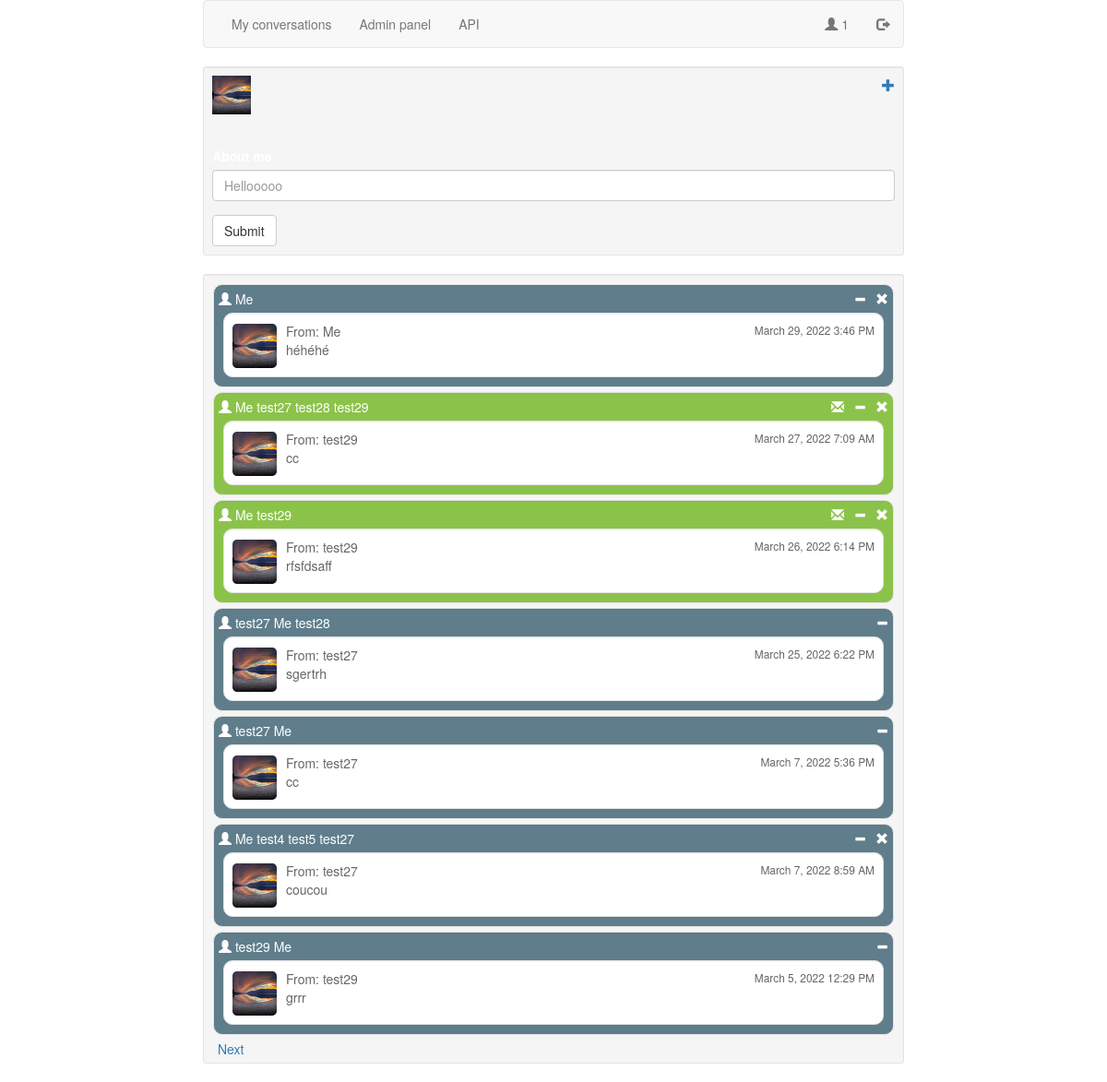
The page /conversations (signed in) on the database its author committed.
### app/models.py (models this page shows, shortened)
class UserApiMixin():
    def get_api_key(self):
        self.api_key = str(uuid.uuid4())
        db.session.commit()
        api_data = ApiDict()
        api_data["items"].append({"API key": self.api_key})
        api_data["message"] = "You can know use your API key using Autorization header."
        return api_data

class User(db.Model, UserMixin, UserApiMixin):
    __tablename__ = "users"
    id = db.Column(db.Integer, primary_key=True)
    username = db.Column(db.String(20), unique=True)
    password_hash = db.Column(db.String(100))
    api_key = db.Column(db.String(100),default=None)
    email = db.Column(db.String(155))
    roles = db.relationship("Role", secondary="user_roles")
    confirmed = db.Column(db.Boolean, default=False)
    about_me = db.Column(db.String(140))
    messages_sent = db.relationship(
        "Message", foreign_keys="Message.sender_id", backref="sender", lazy="dynamic"
        ) # TODO: change to a better name
    conversations = db.relationship(
        "Conversation",
        foreign_keys="Conversation.admin_id",
        backref="admin",
        lazy="dynamic",
    )
    last_seen = db.Column(db.DateTime, default=datetime.utcnow)
    _avatar_hash = db.Column(db.String(32), default="default.png")
    def get_number_of_unread_messages(self, conversation):
        q = ConversationUsers.query.filter_by(
            user_id=self.id, conversation_id=conversation.id
        ).first()
        return q.unread_messages
    def get_all_conversations(self, page):
        conversations = (
            Conversation.query.filter(Conversation.users.contains(self))
            .order_by(Conversation.timestamp.desc())
            .paginate(page, current_app.config["POSTS_PER_PAGE"], False)
        )
        return conversations
    @property
    def password(self):
        raise AttributeError("Password is not a readable attribute")
    @property
    def role(self):
        pass
    def is_role(self, role_name):
        for role in self.roles:
            if role.name == role_name:
                return True
        return False
    @property
    def avatar(self):
        return self._avatar_hash

class Conversation(db.Model):
    __tablename__ = "conversations"
    id = db.Column(db.Integer, primary_key=True)
    users = db.relationship("User", secondary="conversations_users", lazy="dynamic")
    messages = db.relationship(
        "Message",
        secondary="conversations_messages",
        order_by="desc(Message.timestamp)",
        lazy="dynamic",
        backref="belongs_to",
    )
    admin_id = db.Column(db.Integer, db.ForeignKey("users.id"))
    timestamp = db.Column(db.DateTime, default=datetime.utcnow)
    conversation_uuid = db.Column(db.String(100), unique=True)

class Message(db.Model):
    __tablename__ = "messages"
    id = db.Column(db.Integer, primary_key=True)
    content = db.Column(db.String())
    sender_id = db.Column(db.Integer, db.ForeignKey("users.id"))
    timestamp = db.Column(db.DateTime, default=datetime.utcnow)

### app/main/views.py (the view, shortened to what this page needs)
@main.route("/conversations", methods=["GET", "POST"])
@login_required
def conversations():
    form = editUser()
    page = request.args.get("page", 1, type=int)
    conversations = current_user.get_all_conversations(page)
    next_url = (
        url_for("main.conversations", page=conversations.next_num)
        if conversations.has_next
        else None
    )
    prev_url = (
        url_for("main.conversations", page=conversations.prev_num)
        if conversations.has_prev
        else None
    )
    return render_template(
        "display_conversations.html",
        conversations=conversations.items,
        form=form,
        next_url=next_url,
        prev_url=prev_url,
    )

### app/main/forms.py
class editUser(FlaskForm):
    avatar = FileField("", validators=[FileAllowed(["jpg", "png"], "Images only!")])
    about_me = StringField(
        "About me",
        validators=[
            Length(0, 140, message="Description should be shorter than 140 chars.")
        ],
        render_kw={"rows": 1, "cols": 30},
    )
    submit = SubmitField("Submit")

### app/login.py (called while the page is built)
@login_manager.user_loader
def load_user(id):
    return User.query.get(id)

### app/main/views.py (called while the page is built)
@main.before_request
def before_request():
    if current_user.is_authenticated:
        current_user.last_seen = datetime.utcnow()
        db.session.commit()

@main.after_request
def add_header_no_cache(response):
    response.headers["Cache-Control"] = "no-store"
    return response

### app/main/templates/display_conversations.html (shortened to what this page needs)
{% extends "parent.html" %}
{% import 'bootstrap/wtf.html' as wtf %}
{% block app_content %}
  {%set _csrf_token = csrf_token()%}
  <div class="well well-sm" id="status">
    <img title="Click to change your avatar!" class="current_avatar"
    src="/static/avatars/{{current_user.avatar}}" onerror="this.src='/static/avatars/default.png'">
    <a href="{{url_for('main.new_conversation')}}" style="float:right;">
      <span class="glyphicon glyphicon-plus" title="Create a new conversation!"></span>
    </a>
    {{ wtf.quick_form(form,form_type="inline",id="profile_form") }}
          </div>
  <div class="well well-sm" id="conversations">
    {%for conversation in conversations%}
      {% set unread_messages_count = current_user.get_number_of_unread_messages(conversation)%}
      {% set last_message = conversation.messages.first() %}
        {%if unread_messages_count == 0 %}
          <div class="well well-sm" id="conversation_{{conversation.conversation_uuid}}">
        {%else%}
         <div class="well well-sm has-new-message" id="conversation_{{conversation.conversation_uuid}}">
        {%endif%}
        <span class="participants"><span class="glyphicon glyphicon-user"></span>
        {%for user in conversation.users %}
          {%if current_user.username != user.username%}
          <span class="participant">{{user.username}}</span>
          {%else%}Me
          {%endif%}
        {%endfor%}
      </span>
      {%if current_user == conversation.admin%}
      <a class="delete-button" style="float:right;" title="Delete this conversation!"
        onclick="trigger_action('{{conversation.conversation_uuid}}','delete')">
          <span class="glyphicon glyphicon-remove"></span>
      </a>
      {%endif%}
      <a class="leave-button" style="float:right;" title="Leave this conversation!"
        onclick="trigger_action('{{conversation.conversation_uuid}}','leave')">
        <span class="glyphicon glyphicon-minus"></span>
      </a>
          {%if unread_messages_count != 0 %}
          <span class="unread_messages_count" style="float:right;">
            <span class="glyphicon glyphicon-envelope"> </span>
          </span>
            {%else%}
            <span class="unread_messages_count" style="float:right;"> </span>
            {%endif%}
      <a class="link_to_conversation" href ="{{url_for('main.conversation',conversation_uuid = conversation.conversation_uuid)}}" >
        <div class="well well-sm message_container" style="background-color: #ffffff;">
          {%if last_message %}
          <span class="sender"> From: {%if last_message.sender == current_user %} Me
                                      {%else%}{{last_message.sender.username}}{%endif%} </span>
          <img class="avatar_message" src="/static/avatars/{{ last_message.sender.avatar}}"
          onerror="this.src='/static/avatars/default.png'">
          <small style="float: right;" class="timestamp"> {{moment(conversation.timestamp).format('LLL')}}</small>
          <p class="message_content">{{conversation.messages.first().content}}</p>
          {%else%}
          <p class="message_content">No message for the moment.</p>
          {% endif %}
        </div>
      </a>
      </div>
    {%endfor%}
    {%if next_url %}<a href="{{next_url}}">Next</a>{%endif%}
  </div>
{% endblock %}

### app/templates/parent.html (shortened to what this page needs)
{% extends 'bootstrap/base.html' %}
{% block navbar %}
<nav class="navbar navbar-default">
  <div class="container-fluid">
    <ul class="nav navbar-nav navbar-left">
      {% if current_user.is_authenticated %}
      <li class="nav-item">
        <a href={{url_for('main.conversations' )}} class="nav-link">My conversations
          </a>
      </li>
      {%endif%}
      {% if current_user.is_role(role_name='Admin') %}
      <li class="nav-item">
      	<a class="nav-link" href="{{url_for('restricted.showall')}}">Admin panel</a>
      </li>
      {%endif%}
      <li class="nav-item">
      	<a class="nav-link" href="{{url_for('main.help_api')}}" title="Get details on API.">API</a>
      </li>
    </ul>
    {% if current_user.is_authenticated %}
    <ul class="nav navbar-nav navbar-right">
      <li class="nav-item">
        <a class="navlink"><span class="glyphicon glyphicon-user"></span> {{current_user.username}}  </a>
      </li>
      <li class="nav-item">
        <a href="{{url_for('auth.logout')}}" class="nav-link" title="Log out!"><span class="glyphicon glyphicon-log-out"></span></a>
      </li>
          </ul>
    {%endif%}
  </div>
</nav>
{% endblock %}
{% block content %}
	<link href="/static/styles.css" rel="stylesheet">
	{%block app_content%}{%endblock%}
{% endblock %}

### app/static/styles.css (style rules this page uses)
:root { --fg-black: #666666; --bg-conversation: #607d8b; --bg-conversation-new: #8bc34a; --fg-notification: #8bc34a; }
body { background-image: url("background.png"); background-repeat: repeat; min-width:600px; max-width:760px; margin-left: auto; margin-right: auto; color:white; z-index:1; }
#conversations,#messages { padding:5px; }
.message_container { word-break: break-all; border-radius: 10px; margin:5px; color:var(--fg-black); }
div[id*="conversation_"] { color:white; visibility: visible; background-color:var(--bg-conversation); z-index:2; margin:5px; padding:5px; border-radius: 10px; }
div[id*="conversation_"].has-new-message { color:white; visibility: visible; background-color:var(--bg-conversation-new); z-index:2; margin:5px; padding:5px; border-radius: 10px; }
div[id*="conversation_"]>a { color:white; }
.avatar_message { border-radius: 10%; width: 48px; height: 48px; float: left; margin-right: 10px; margin-top:2px; }
.current_avatar { width:42px; height:42px; }
a[class*="link_to_conversation"] { text-decoration-line:none; text-decoration-style:solid; text-decoration-thickness:auto; }
a { cursor:pointer; padding-left: 10px; }

### rows shown on the page
User: username "1", shows "Me"
Conversation: shows "Me", timestamp "March 29, 2022 3:46 PM", messages.first "héhéhé"
Conversation: timestamp "March 27, 2022 7:09 AM", messages.first "cc"
User: username "test27", sender.username "test27"
User: username "test28"
User: username "test29", sender.username "test29"
Conversation: timestamp "March 26, 2022 6:14 PM", messages.first "rfsfdsaff"
Conversation: timestamp "March 25, 2022 6:22 PM", messages.first "sgertrh"
Conversation: timestamp "March 7, 2022 5:36 PM", messages.first "cc"
Conversation: timestamp "March 7, 2022 8:59 AM", messages.first "coucou"
User: username "test4"
User: username "test5"
Conversation: timestamp "March 5, 2022 12:29 PM", messages.first "grrr"
